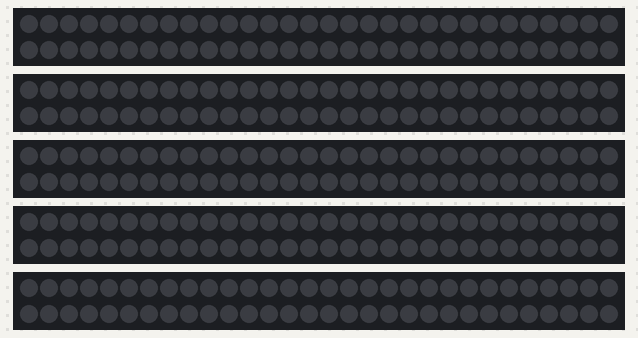
Bench run of a sketch on a simulated Arduino Uno, built with avr-gcc and run on an emulated ATmega328P. Parts: 5 × 60 RGB LEDs in strip order, left to right, continuing on the next row. Dim RGB values are drawn brighter than linear.

Above: at 3.1 s.
At 4.1 s:
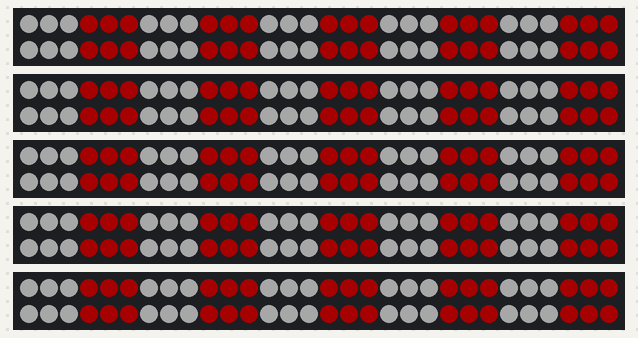

The sketch:

CandyStripes.ino
```cpp
#include <FastLED.h>

#define COLOR_ORDER GRB
#define CHIPSET     WS2811
#define NUM_LEDS    300
#define NUM_LEDS_PER_STRIP  60
#define BRIGHTNESS  50
#define FRAMES_PER_SECOND 30

int stripCount = 5;
int x=0;

uint16_t serpentineArray[] = {
  0,  60, 120, 180, 240,
  1,  61, 121, 181, 241,
  2,  62, 122, 182, 242,
  3,  63, 123, 183, 243,
  4,  64, 124, 184, 244,
  5,  65, 125, 185, 245,
  6,  66, 126, 186, 246,
  7,  67, 127, 187, 247,
  8,  68, 128, 188, 248,
  9,  69, 129, 189, 249,
  10,  70, 130, 190, 250,
  11,  71, 131, 191, 251,
  12,  72, 132, 192, 252,
  13,  73, 133, 193, 253,
  14,  74, 134, 194, 254,
  15,  75, 135, 195, 255,
  16,  76, 136, 196, 256,
  17,  77, 137, 197, 257,
  18,  78, 138, 198, 258,
  19,  79, 139, 199, 259,
  20,  80, 140, 200, 260,
  21,  81, 141, 201, 261,
  22,  82, 142, 202, 262,
  23,  83, 143, 203, 263,
  24,  84, 144, 204, 264,
  25,  85, 145, 205, 265,
  26,  86, 146, 206, 266,
  27,  87, 147, 207, 267,
  28,  88, 148, 208, 268,
  29,  89, 149, 209, 269,
  30,  90, 150, 210, 270,
  31,  91, 151, 211, 271,
  32,  92, 152, 212, 272,
  33,  93, 153, 213, 273,
  34,  94, 154, 214, 274,
  35,  95, 155, 215, 275,
  36,  96, 156, 216, 276,
  37,  97, 157, 217, 277,
  38,  98, 158, 218, 278,
  39,  99, 159, 219, 279,
  40, 100, 160, 220, 280,
  41, 101, 161, 221, 281,
  42, 102, 162, 222, 282,
  43, 103, 163, 223, 283,
  44, 104, 164, 224, 284,
  45, 105, 165, 225, 285,
  46, 106, 166, 226, 286,
  47, 107, 167, 227, 287,
  48, 108, 168, 228, 288,
  49, 109, 169, 229, 289,
  50, 110, 170, 230, 290,
  51, 111, 171, 231, 291,
  52, 112, 172, 232, 292,
  53, 113, 173, 233, 293,
  54, 114, 174, 234, 294,
  55, 115, 175, 235, 295,
  56, 116, 176, 236, 296,
  57, 117, 177, 237, 297,
  58, 118, 178, 238, 298,
  59, 119, 179, 239, 299
};

CRGB leds[NUM_LEDS];


void setup() {
  // put your setup code here, to run once:
  delay(3000); // sanity delay
  Serial.begin(9600);
  FastLED.setBrightness(BRIGHTNESS);

  FastLED.addLeds<WS2812, 21, GRB>(leds, 0, NUM_LEDS_PER_STRIP);
  FastLED.addLeds<WS2812, 19, GRB>(leds, NUM_LEDS_PER_STRIP, NUM_LEDS_PER_STRIP);
  FastLED.addLeds<WS2812, 17, GRB>(leds, 2 * NUM_LEDS_PER_STRIP, NUM_LEDS_PER_STRIP);
  FastLED.addLeds<WS2812, 14, GRB>(leds, 3 * NUM_LEDS_PER_STRIP, NUM_LEDS_PER_STRIP);
  FastLED.addLeds<WS2812, 13, GRB>(leds, 4 * NUM_LEDS_PER_STRIP, NUM_LEDS_PER_STRIP);

  fill_solid(leds, NUM_LEDS, CRGB::Black);

  FastLED.show();
  FastLED.setMaxPowerInVoltsAndMilliamps(5, 1500);
}

void loop() {
  // put your main code here, to run repeatedly:
  candyStripes(CRGB::Red , CRGB::White, 3, 500);

}


void candyStripes(CRGB color1, CRGB color2, int stripeWidth, int speed) {
  EVERY_N_MILLIS(speed) {
    uint16_t i, j, pos;
    for (j = 0; j < round(NUM_LEDS_PER_STRIP / stripeWidth); j++) { //calculate rows based on stripe size

      for (i = 0; i < stripCount * stripeWidth; i++) {
        pos = i + (j * stripeWidth * stripCount);
        if ((j+x) % 2 == 0) {
          leds[serpentineArray[pos]] = color1;
        } else {
          leds[serpentineArray[pos]] = color2;
        }
      }
    }
    FastLED.show();
      x++;
      if(x>=NUM_LEDS) x=0;
  }
}
```

Measured:
- what the display in image 0 shows lasts 0.5 s, from 3.0 s to 3.5 s
